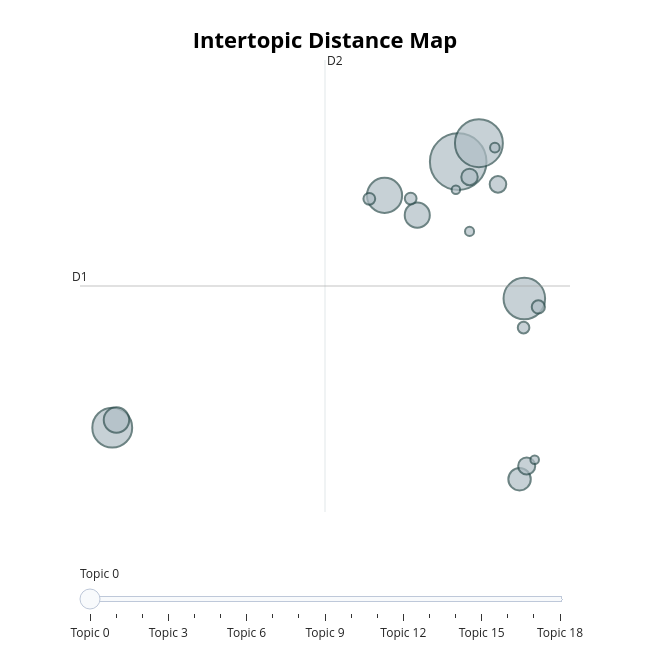

Notebook code for this chart:
### Code cell
topic_model.visualize_topics()

### Figure 1 — Plotly figure (JSON) as saved in the notebook; plotly's stock layout.template omitted (floating-point values rounded to 4 significant figures)
{"data": [{"customdata": [[0, "جدا | ممتاز | جميل | رائع | جيد", 2341], [1, "مكان | جميل | park | place | حديقة", 1678], [2, "فندق | الفندق | جدا | hotel | نظيف", 1262], [3, "الله | المكان | الرياض | الفندق | جدا", 1162], [4, "restaurant | food | delicious | good | best", 902], [5, "mosque | god | الله | may | prayer", 473], [6, "mall | سوق | market | shopping | one", 460], [7, "مغلق | سيء | جدا | سيئه | سيئ", 368], [8, "place | هادئ | beautiful | peaceful | calm", 213], [9, "family | place | good | للعائلات | nice", 201], [10, "يحتاج | تحتاج | الى | اهتمام | اكثر", 198], [11, "fish | price | السمك | market | fresh", 102], [12, "المياه | دورات | مياه | الحمامات | دوراة", 127], [13, "car | parking | get | drive | need", 101], [14, "cinema | movie | hall | غني | التعريف", 98], [15, "love | loved | falsefalse | place | tried", 60], [16, "الليل | view | time | evening | الاضاءة", 54], [17, "روعة | أجواء | خلابه | الطائرة | حطام", 68], [18, "معلم | بأس | سياحي | احب | تاريخي", 53]], "hovertemplate": "<b>Topic %{customdata[0]}</b><br>%{customdata[1]}<br>Size: %{customdata[2]}", "legendgroup": "", "marker": {"color": "#B0BEC5", "line": {"color": "DarkSlateGrey", "width": 2}, "size": [2341, 1678, 1262, 1162, 902, 473, 460, 368, 213, 201, 198, 102, 127, 101, 98, 60, 54, 68, 53], "sizemode": "area", "sizeref": 1.463, "symbol": "circle"}, "mode": "markers", "name": "", "orientation": "v", "showlegend": false, "type": "scatter", "x": [3.775, 4.372, 5.681, -6.197, 1.652, -6.076, 2.595, 5.544, 5.75, 4.922, 4.102, 1.213, 6.085, 2.405, 5.66, 4.102, 5.98, 4.832, 3.709], "xaxis": "x", "y": [8.543, 8.836, 6.362, 4.306, 8.005, 4.427, 7.69, 3.486, 3.697, 8.181, 8.299, 7.951, 6.229, 7.955, 5.899, 7.432, 3.796, 8.765, 8.095], "yaxis": "y"}], "layout": {"annotations": [{"showarrow": false, "text": "D1", "x": -7.127, "y": 6.562, "yshift": 10}, {"showarrow": false, "text": "D2", "x": -0.06449, "xshift": 10, "y": 10.16}], "height": 650, "hoverlabel": {"bgcolor": "white", "font": {"family": "Rockwell", "size": 16}}, "legend": {"itemsizing": "constant", "tracegroupgap": 0}, "margin": {"t": 60}, "shapes": [{"line": {"color": "#CFD8DC", "width": 2}, "type": "line", "x0": -0.06449, "x1": -0.06449, "y0": 2.963, "y1": 10.16}, {"line": {"color": "#9E9E9E", "width": 2}, "type": "line", "x0": -7.127, "x1": 6.998, "y0": 6.562, "y1": 6.562}], "sliders": [{"active": 0, "pad": {"t": 50}, "steps": [{"args": [{"marker.color": [["red", "#B0BEC5", "#B0BEC5", "#B0BEC5", "#B0BEC5", "#B0BEC5", "#B0BEC5", "#B0BEC5", "#B0BEC5", "#B0BEC5", "#B0BEC5", "#B0BEC5", "#B0BEC5", "#B0BEC5", "#B0BEC5", "#B0BEC5", "#B0BEC5", "#B0BEC5", "#B0BEC5"]]}], "label": "Topic 0", "method": "update"}, {"args": [{"marker.color": [["#B0BEC5", "red", "#B0BEC5", "#B0BEC5", "#B0BEC5", "#B0BEC5", "#B0BEC5", "#B0BEC5", "#B0BEC5", "#B0BEC5", "#B0BEC5", "#B0BEC5", "#B0BEC5", "#B0BEC5", "#B0BEC5", "#B0BEC5", "#B0BEC5", "#B0BEC5", "#B0BEC5"]]}], "label": "Topic 1", "method": "update"}, {"args": [{"marker.color": [["#B0BEC5", "#B0BEC5", "red", "#B0BEC5", "#B0BEC5", "#B0BEC5", "#B0BEC5", "#B0BEC5", "#B0BEC5", "#B0BEC5", "#B0BEC5", "#B0BEC5", "#B0BEC5", "#B0BEC5", "#B0BEC5", "#B0BEC5", "#B0BEC5", "#B0BEC5", "#B0BEC5"]]}], "label": "Topic 2", "method": "update"}, {"args": [{"marker.color": [["#B0BEC5", "#B0BEC5", "#B0BEC5", "red", "#B0BEC5", "#B0BEC5", "#B0BEC5", "#B0BEC5", "#B0BEC5", "#B0BEC5", "#B0BEC5", "#B0BEC5", "#B0BEC5", "#B0BEC5", "#B0BEC5", "#B0BEC5", "#B0BEC5", "#B0BEC5", "#B0BEC5"]]}], "label": "Topic 3", "method": "update"}, {"args": [{"marker.color": [["#B0BEC5", "#B0BEC5", "#B0BEC5", "#B0BEC5", "red", "#B0BEC5", "#B0BEC5", "#B0BEC5", "#B0BEC5", "#B0BEC5", "#B0BEC5", "#B0BEC5", "#B0BEC5", "#B0BEC5", "#B0BEC5", "#B0BEC5", "#B0BEC5", "#B0BEC5", "#B0BEC5"]]}], "label": "Topic 4", "method": "update"}, {"args": [{"marker.color": [["#B0BEC5", "#B0BEC5", "#B0BEC5", "#B0BEC5", "#B0BEC5", "red", "#B0BEC5", "#B0BEC5", "#B0BEC5", "#B0BEC5", "#B0BEC5", "#B0BEC5", "#B0BEC5", "#B0BEC5", "#B0BEC5", "#B0BEC5", "#B0BEC5", "#B0BEC5", "#B0BEC5"]]}], "label": "Topic 5", "method": "update"}, {"args": [{"marker.color": [["#B0BEC5", "#B0BEC5", "#B0BEC5", "#B0BEC5", "#B0BEC5", "#B0BEC5", "red", "#B0BEC5", "#B0BEC5", "#B0BEC5", "#B0BEC5", "#B0BEC5", "#B0BEC5", "#B0BEC5", "#B0BEC5", "#B0BEC5", "#B0BEC5", "#B0BEC5", "#B0BEC5"]]}], "label": "Topic 6", "method": "update"}, {"args": [{"marker.color": [["#B0BEC5", "#B0BEC5", "#B0BEC5", "#B0BEC5", "#B0BEC5", "#B0BEC5", "#B0BEC5", "red", "#B0BEC5", "#B0BEC5", "#B0BEC5", "#B0BEC5", "#B0BEC5", "#B0BEC5", "#B0BEC5", "#B0BEC5", "#B0BEC5", "#B0BEC5", "#B0BEC5"]]}], "label": "Topic 7", "method": "update"}, {"args": [{"marker.color": [["#B0BEC5", "#B0BEC5", "#B0BEC5", "#B0BEC5", "#B0BEC5", "#B0BEC5", "#B0BEC5", "#B0BEC5", "red", "#B0BEC5", "#B0BEC5", "#B0BEC5", "#B0BEC5", "#B0BEC5", "#B0BEC5", "#B0BEC5", "#B0BEC5", "#B0BEC5", "#B0BEC5"]]}], "label": "Topic 8", "method": "update"}, {"args": [{"marker.color": [["#B0BEC5", "#B0BEC5", "#B0BEC5", "#B0BEC5", "#B0BEC5", "#B0BEC5", "#B0BEC5", "#B0BEC5", "#B0BEC5", "red", "#B0BEC5", "#B0BEC5", "#B0BEC5", "#B0BEC5", "#B0BEC5", "#B0BEC5", "#B0BEC5", "#B0BEC5", "#B0BEC5"]]}], "label": "Topic 9", "method": "update"}, {"args": [{"marker.color": [["#B0BEC5", "#B0BEC5", "#B0BEC5", "#B0BEC5", "#B0BEC5", "#B0BEC5", "#B0BEC5", "#B0BEC5", "#B0BEC5", "#B0BEC5", "red", "#B0BEC5", "#B0BEC5", "#B0BEC5", "#B0BEC5", "#B0BEC5", "#B0BEC5", "#B0BEC5", "#B0BEC5"]]}], "label": "Topic 10", "method": "update"}, {"args": [{"marker.color": [["#B0BEC5", "#B0BEC5", "#B0BEC5", "#B0BEC5", "#B0BEC5", "#B0BEC5", "#B0BEC5", "#B0BEC5", "#B0BEC5", "#B0BEC5", "#B0BEC5", "red", "#B0BEC5", "#B0BEC5", "#B0BEC5", "#B0BEC5", "#B0BEC5", "#B0BEC5", "#B0BEC5"]]}], "label": "Topic 11", "method": "update"}, {"args": [{"marker.color": [["#B0BEC5", "#B0BEC5", "#B0BEC5", "#B0BEC5", "#B0BEC5", "#B0BEC5", "#B0BEC5", "#B0BEC5", "#B0BEC5", "#B0BEC5", "#B0BEC5", "#B0BEC5", "red", "#B0BEC5", "#B0BEC5", "#B0BEC5", "#B0BEC5", "#B0BEC5", "#B0BEC5"]]}], "label": "Topic 12", "method": "update"}, {"args": [{"marker.color": [["#B0BEC5", "#B0BEC5", "#B0BEC5", "#B0BEC5", "#B0BEC5", "#B0BEC5", "#B0BEC5", "#B0BEC5", "#B0BEC5", "#B0BEC5", "#B0BEC5", "#B0BEC5", "#B0BEC5", "red", "#B0BEC5", "#B0BEC5", "#B0BEC5", "#B0BEC5", "#B0BEC5"]]}], "label": "Topic 13", "method": "update"}, {"args": [{"marker.color": [["#B0BEC5", "#B0BEC5", "#B0BEC5", "#B0BEC5", "#B0BEC5", "#B0BEC5", "#B0BEC5", "#B0BEC5", "#B0BEC5", "#B0BEC5", "#B0BEC5", "#B0BEC5", "#B0BEC5", "#B0BEC5", "red", "#B0BEC5", "#B0BEC5", "#B0BEC5", "#B0BEC5"]]}], "label": "Topic 14", "method": "update"}, {"args": [{"marker.color": [["#B0BEC5", "#B0BEC5", "#B0BEC5", "#B0BEC5", "#B0BEC5", "#B0BEC5", "#B0BEC5", "#B0BEC5", "#B0BEC5", "#B0BEC5", "#B0BEC5", "#B0BEC5", "#B0BEC5", "#B0BEC5", "#B0BEC5", "red", "#B0BEC5", "#B0BEC5", "#B0BEC5"]]}], "label": "Topic 15", "method": "update"}, {"args": [{"marker.color": [["#B0BEC5", "#B0BEC5", "#B0BEC5", "#B0BEC5", "#B0BEC5", "#B0BEC5", "#B0BEC5", "#B0BEC5", "#B0BEC5", "#B0BEC5", "#B0BEC5", "#B0BEC5", "#B0BEC5", "#B0BEC5", "#B0BEC5", "#B0BEC5", "red", "#B0BEC5", "#B0BEC5"]]}], "label": "Topic 16", "method": "update"}, {"args": [{"marker.color": [["#B0BEC5", "#B0BEC5", "#B0BEC5", "#B0BEC5", "#B0BEC5", "#B0BEC5", "#B0BEC5", "#B0BEC5", "#B0BEC5", "#B0BEC5", "#B0BEC5", "#B0BEC5", "#B0BEC5", "#B0BEC5", "#B0BEC5", "#B0BEC5", "#B0BEC5", "red", "#B0BEC5"]]}], "label": "Topic 17", "method": "update"}, {"args": [{"marker.color": [["#B0BEC5", "#B0BEC5", "#B0BEC5", "#B0BEC5", "#B0BEC5", "#B0BEC5", "#B0BEC5", "#B0BEC5", "#B0BEC5", "#B0BEC5", "#B0BEC5", "#B0BEC5", "#B0BEC5", "#B0BEC5", "#B0BEC5", "#B0BEC5", "#B0BEC5", "#B0BEC5", "red"]]}], "label": "Topic 18", "method": "update"}]}], "title": {"font": {"color": "Black", "size": 22}, "text": "<b>Intertopic Distance Map</b>", "x": 0.5, "xanchor": "center", "y": 0.95, "yanchor": "top"}, "width": 650, "xaxis": {"anchor": "y", "domain": [0, 1], "range": [-7.127, 6.998], "title": {"text": ""}, "visible": false}, "yaxis": {"anchor": "x", "domain": [0, 1], "range": [2.963, 10.16], "title": {"text": ""}, "visible": false}}}
